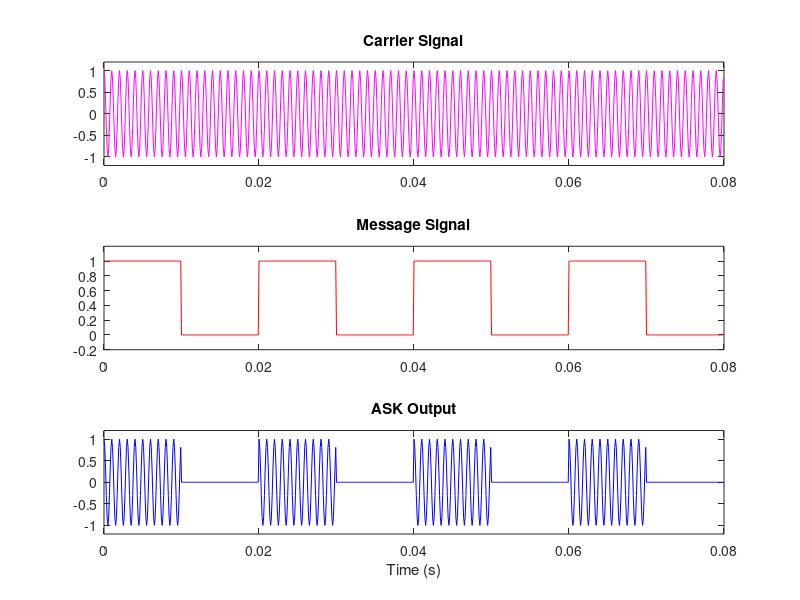

The MATLAB source for this figure:
% Parameters
Fs = 10000;           % Sampling frequency (Hz)
Fc = 1000;            % Carrier frequency (Hz)
bit_duration = 0.01;  % Bit duration (s)
message = [1 0 1 0 1 0 1 0];  % Message bits

% Time vector for one bit
t_bit = 0:1/Fs:bit_duration-1/Fs;

% Full time vector
t = [];
carrier = [];
message_signal = [];
ask_output = [];

for bit = message
    % Append time
    t = [t, t_bit + length(t)*1/Fs];
    
    % Carrier wave for one bit
    c = cos(2*pi*Fc*t_bit);
    carrier = [carrier, c];
    
    % Message signal (0 or 1)
    m = bit * ones(1, length(t_bit));
    message_signal = [message_signal, m];
    
    % ASK modulation
    ask_output = [ask_output, m .* c];
end

% Plotting
figure;
subplot(3,1,1);
plot(t, carrier, 'm');
title('Carrier Signal');
ylim([-1.2 1.2]);

subplot(3,1,2);
plot(t, message_signal, 'r');
title('Message Signal');
ylim([-0.2 1.2]);

subplot(3,1,3);
plot(t, ask_output, 'b');
title('ASK Output');
ylim([-1.2 1.2]);
xlabel('Time (s)');